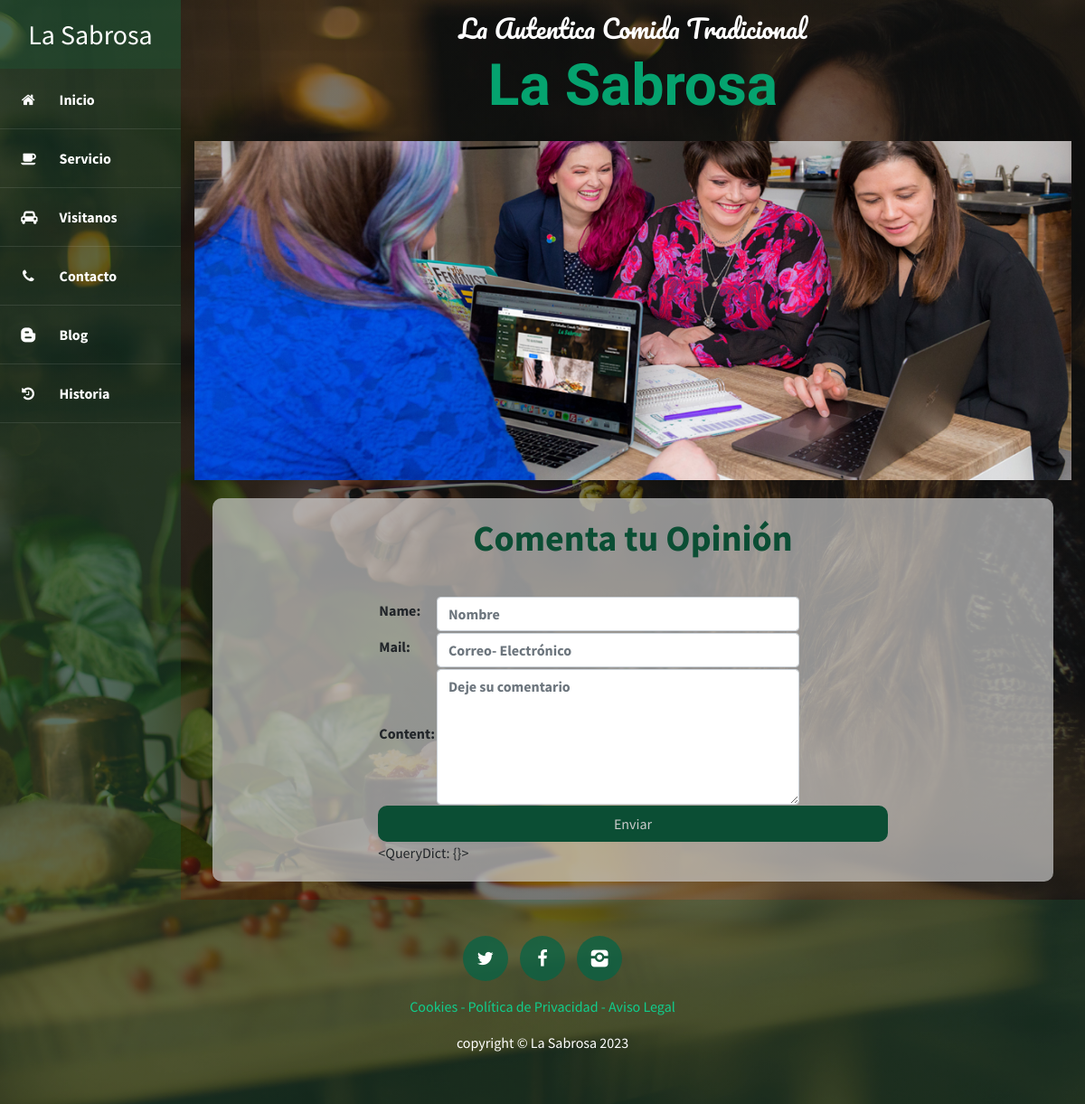
Page /contact/ on the committed database.
### core/models.py (models this page shows, shortened)
class Page(models.Model):
    title = models.CharField(max_length=200, verbose_name="Título")
    content = RichTextField(verbose_name="Contenido")
    created = models.DateTimeField(auto_now_add=True, verbose_name="Fecha creación")
    updated = models.DateTimeField(auto_now=True, verbose_name="Fecha edición")
    class Meta:
        verbose_name = "página"
        verbose_name_plural = "páginas"

### contact/views.py (the view, shortened to what this page needs)
# urls.py: path('', views.contact, name="contact"),
def contact(request):
    contact_form=ContactForm()
    return render(request, "contact/contact.html", {'miFormulario': contact_form})

### contact/forms.py
class ContactForm(forms.Form):
    name = forms.CharField(required=True, widget=forms.TextInput(
        attrs={'class':'form-control', 'placeholder': 'Nombre'}
    ))
    mail = forms.EmailField(required=True, widget=forms.EmailInput(
        attrs={'class':'form-control', 'placeholder': 'Correo- Electrónico'}
        ))
    content = forms.CharField(required=True, widget=forms.Textarea(
        attrs={'class': 'form-control', 'placeholder': 'Deje su comentario'}
    ))

### core/templatetags/pages_extra.py (called while the page is built)
@register.simple_tag
def get_pages():
    pages = Page.objects.all()
    return pages

### contact/templates/contact/contact.html (shortened to what this page needs)
{% extends 'core/base.html' %}
{% load static %}
{% block content %}
  <div class="contenido-contacto">
    <img class="w-100" src="{% static 'core/img/contact-img.jpg' %}" alt="">
  <div class="row contacto justify-content-center">
    <div class="col-12 col-lg-8">
      <h2 class="titulo">Comenta tu Opinión</h2>
      <form action = "" method = "POST"> {% csrf_token %}
        <table style="margin: 20px left;">{{miFormulario.as_table}}</table>
        <div class="text-center">
          <input type="submit" class="boton btn-block py-2" value="Enviar" />
        </div>
      </form>
      {{ request.POST }}
    </div>
  </div>
</div>
{% endblock %}

### core/templates/core/base.html (shortened to what this page needs)
<!DOCTYPE html>
<html lang="es">
<head>
	{% load static %}
	<link rel="stylesheet" href="{% static 'core/css/bootstrap.min.css' %}">
	<link rel="stylesheet" href="{% static 'core/css/fontello.css' %}">
	<link rel="stylesheet" href="{% static 'core/css/styles.css' %}">
</head>
<body>
	<div class="container-fluid">
		<div class="row">
			<div class="barra-lateral col-12 col-sm-auto">
				<div class="logo">
					<h2>La Sabrosa</h2>
				</div>
				<div class="menu d-flex d-sm-block justify-content-center flex-wrap">
					<a href="{% url 'home' %}">
						<i class="icon-home"></i>
						<span>Inicio</span>
					</a>
					<a href="{% url 'services' %}">
						<i class="icon-coffee"></i>
						<span>Servicio</span>
					</a>
					<a href="{% url 'visit' %}">
						<i class="icon-cab"></i>
						<span>Visitanos</span>
					</a>
					<a href="{% url 'contact' %}">
						<i class="icon-phone"></i>
						<span>Contacto</span>
					</a>
					<a href="{% url 'blog' %}">
						<i class="icon-blogger"></i>
						<span>Blog</span>
					</a>
					<a href="{% url 'history' %}">
						<i class="icon-history"></i>
						<span>Historia</span>
					</a>
				</div>
			</div>
			<main class="main col">
				<div class="row marca">
					<div class="titulos col-12">
						<h3>La Autentica Comida Tradicional</h3>
						<h2> La Sabrosa</h2>
					</div>
				</div>
				<div class="row">
					<div class="col-lg-12">
                        {% block content%}
						{% endblock %}
       				</div>
				</div>
			</main>
		</div>
	</div>
	<footer class="footer">
		<div class="container">
			<div class="row footer-icon justify-content-center">
				<p class="col-auto">
					<a href="#" class="icono">
						<i class="icon-twitter"></i>
					</a>
					<a href="#" class="icono">
						<i class="icon-facebook"></i>
					</a>
					<a href="#" class="icono">
						<i class="icon-instagram"></i>
					</a>
				</p>
				<p class="col-auto link">
					{% load pages_extra %}
					{% get_pages as pages %}
					{% for page in pages %}
						<a href="{% url 'other' page.id %}" class="link">{{page.title}}</a>{% if not forloop.last %} - {% endif %}
					{% endfor %}
				</p>
				<p class="col-auto copy">copyright &copy; La Sabrosa 2023</p>
			</div>
		</div>
	</footer>
</body>
</html>

### core/static/core/css/styles.css (style rules this page uses)
body { font-family: 'Source Sans Pro', sans-serif; background: linear-gradient(rgba(2, 5, 4, 0.507), rgba(1, 2, 1, 0.466)), url("../img/bg-font.jpg"); background-attachment: fixed; background-position: center; background-size: cover; }
.barra-lateral { background: #1c5c3c50; color: #fff; min-width: 200px; min-height: auto; padding: 0; }
.barra-lateral a { color: #fff; }
.barra-lateral .logo { background: #1c5c3c50; margin-bottom: 2px; }
.barra-lateral .logo h2 { font-size: 30px; font-family: 'Source Sans Pro', sans-serif; padding: 20px 0; text-align: center; font-weight: 400; margin: 0; }
.barra-lateral .menu a { display: block; padding: 20px 0; font-family: 'Source Sans Pro',sans-serif; font-weight: 700; border-bottom: 1px solid rgba(255,255,255,.1); }
.barra-lateral .menu a i { margin-right: 20px; margin-left: 20px; font-weight: normal; }
.marca { text-align: center; margin: 15px; }
.marca .titulos { text-align: center; }
.marca .titulos h3 { font-family: 'Pacifico'; font-weight: 400; color: #fff; }
.marca .titulos h2 { font-family: 'Ranga'; font-weight: 700; color: rgb(5, 163, 111); font-size: 4rem; }
.contacto { background: #cbcbcbb2; margin: 20px; padding: 20px; border-radius: 10px; }
.contenido-contacto .titulo { color: #0b4e34; font-family: 'Source Sans Pro',sans-serif; font-weight: 700; font-size: 40px; margin-bottom: 40px; text-align: center; }
.contenido-contacto input[type="text"], .contenido-contacto input[type="email"], .contenido-contacto textarea { font-family: 'Source Sans Pro',sans-serif; font-weight: 700; color: #0b4e34; }
.contenido-contacto textarea { height: 150px; min-height: 150px; max-height: 250px; }
.contenido-contacto .boton { background: #0b4e34; color: #cbcbcb; border-radius: 10px; border: none; }
.footer { background: #1c5c3c50; }
.footer-icon { padding: 40px 0; display: block; text-align: center; }
.footer-icon .icono { width: 50px; height: 50px; font-size: 20px; line-height: 50px; color: #fff; text-align: center; background: #066445bd; display: inline-block; margin: 0px 5px; text-decoration: none; border-radius: 50px; }
.footer-icon .link { color: #0ed492f3; text-decoration: none; }
.footer-icon .copy { color: #fff; }

### rows in the picture
Page: title "Cookies"
Page: title "Política de Privacidad"
Page: title "Aviso Legal"

### other values in the picture
{{ request.POST }} "<QueryDict: {}>"
